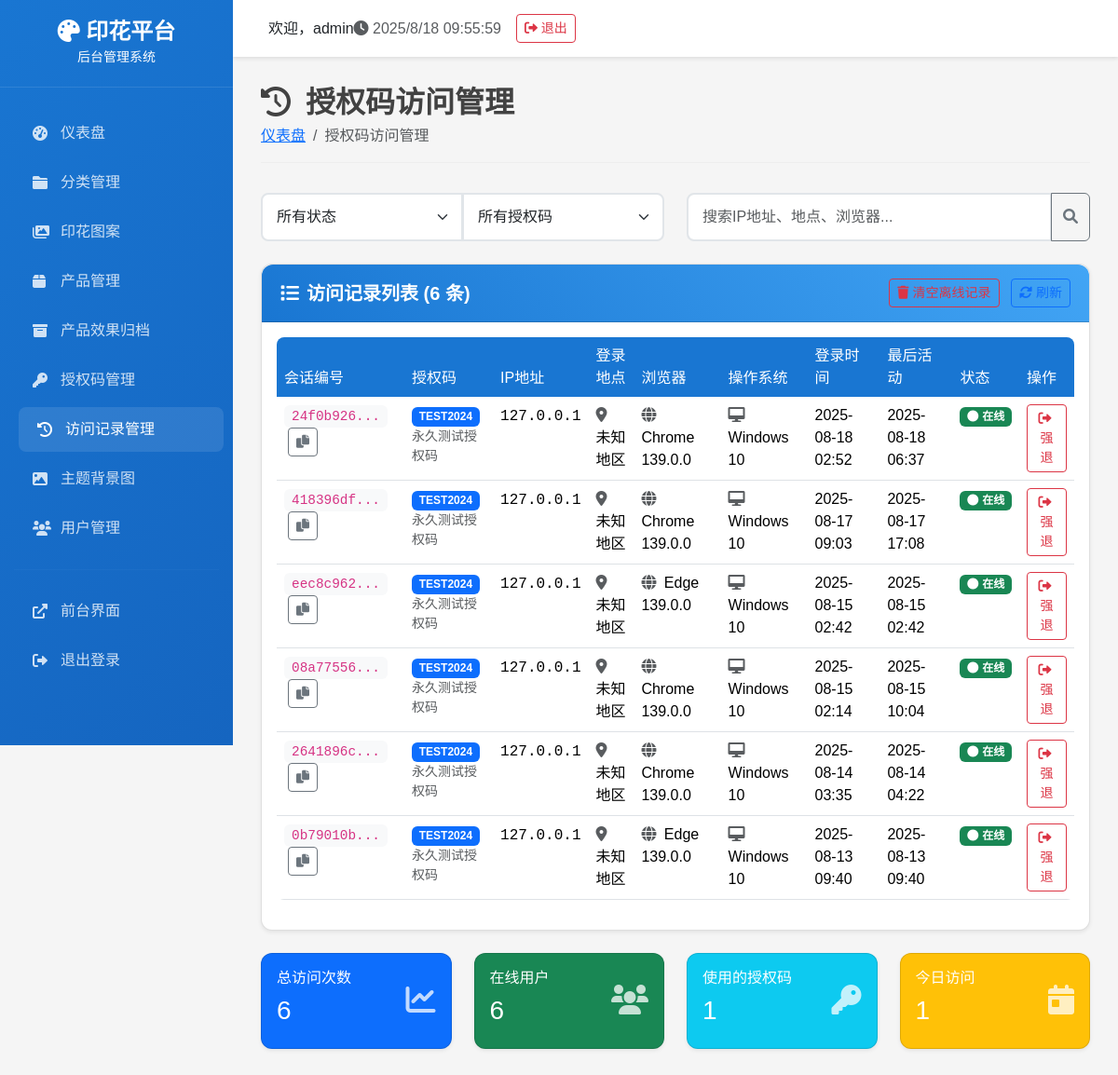
/admin/access-logs/ (signed in), run on an earlier commit of the app's database.
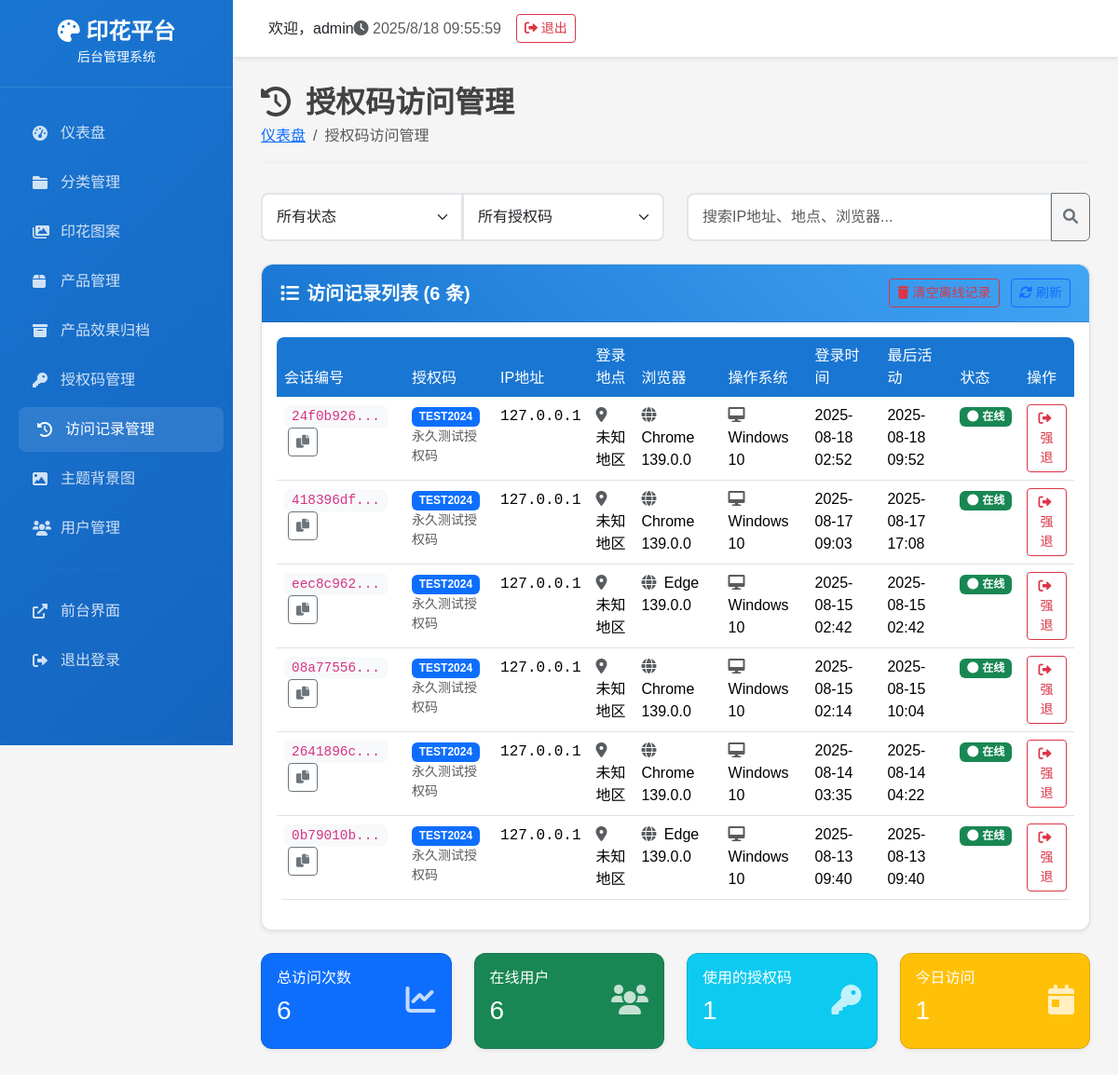
And on a later commit of the database.
### tables this page shows
CREATE TABLE access_logs (
        id INTEGER PRIMARY KEY AUTOINCREMENT,
        session_id TEXT NOT NULL,
        access_code TEXT NOT NULL,
        ip_address TEXT,
        location TEXT,
        browser TEXT,
        operating_system TEXT,
        login_time DATETIME DEFAULT CURRENT_TIMESTAMP,
        last_activity DATETIME DEFAULT CURRENT_TIMESTAMP,
        is_active BOOLEAN DEFAULT 1,
        logout_time DATETIME,
        FOREIGN KEY (access_code) REFERENCES access_codes (code)
    );

CREATE TABLE access_codes (
            id INTEGER PRIMARY KEY AUTOINCREMENT,
            code TEXT NOT NULL UNIQUE,
            description TEXT,
            start_date DATETIME,
            end_date DATETIME,
            is_active BOOLEAN DEFAULT 1,
            created_time DATETIME DEFAULT CURRENT_TIMESTAMP,
            usage_count INTEGER DEFAULT 0
        , expires_at DATETIME, max_uses INTEGER, used_count INTEGER DEFAULT 0);

### routes/admin/admin_access_logs_route.py (the view)
    def decorated_function(*args, **kwargs):
        from flask import session
        if 'admin_user_id' not in session:
            return redirect(url_for('login'))
        return f(*args, **kwargs)

### templates/admin/access_logs.html (shortened to what this page needs)
{% extends "admin/base.html" %}
{% block content %}
<div class="page-header">
    <h1><i class="fas fa-history me-3"></i>授权码访问管理</h1>
    <nav aria-label="breadcrumb">
        <ol class="breadcrumb">
            <li class="breadcrumb-item"><a href="{{ url_for('index') }}">仪表盘</a></li>
            <li class="breadcrumb-item active">授权码访问管理</li>
        </ol>
    </nav>
</div>
<div class="row mb-4">
    <div class="col-md-6">
        <div class="input-group">
            <select class="form-select" id="statusFilter">
                <option value="">所有状态</option>
            </select>
            <select class="form-select" id="codeFilter">
                <option value="">所有授权码</option>
                {% set unique_codes = [] %}
            </select>
        </div>
    </div>
    <div class="col-md-6">
        <div class="input-group">
            <input type="text" class="form-control" id="searchInput" placeholder="搜索IP地址、地点、浏览器...">
            <button class="btn btn-outline-secondary" type="button">
                <i class="fas fa-search"></i>
            </button>
        </div>
    </div>
</div>
<div class="card">
    <div class="card-header d-flex justify-content-between align-items-center">
        <h5><i class="fas fa-list me-2"></i>访问记录列表 ({{ access_logs|length }} 条)</h5>
        <div>
            <button class="btn btn-outline-danger btn-sm me-2" onclick="clearOfflineLogs()">
                <i class="fas fa-trash me-1"></i>清空离线记录
            </button>
            <button class="btn btn-outline-primary btn-sm" onclick="refreshLogs()">
                <i class="fas fa-sync-alt me-1"></i>刷新
            </button>
        </div>
    </div>
    <div class="card-body">
        {% if access_logs %}
        <div class="table-responsive">
            <table class="table table-hover">
                <thead>
                    <tr>
                        <th>会话编号</th>
                        <th>授权码</th>
                        <th>IP地址</th>
                        <th>登录地点</th>
                        <th>浏览器</th>
                        <th>操作系统</th>
                        <th>登录时间</th>
                        <th>最后活动</th>
                        <th>状态</th>
                        <th>操作</th>
                    </tr>
                </thead>
                <tbody id="logsTable">
                    {% for log in access_logs %}
                    <tr class="log-item" data-code="{{ log.access_code|lower }}" data-status="{{ log.is_active }}" data-search="{{ (log.ip_address + ' ' + log.location + ' ' + log.browser + ' ' + log.operating_system)|lower }}">
                        <td>
                            <code class="bg-light px-2 py-1 rounded">{{ log.session_id[:8] }}...</code>
                            <button class="btn btn-sm btn-outline-secondary ms-1" onclick="copyToClipboard('{{ log.session_id }}')">
                                <i class="fas fa-copy"></i>
                            </button>
                        </td>
                        <td>
                            <span class="badge bg-primary">{{ log.access_code }}</span>
                            {% if log.code_description %}
                                <small class="text-muted d-block">{{ log.code_description }}</small>
                            {% endif %}
                        </td>
                        <td>
                            <span class="text-monospace">{{ log.ip_address or '未知' }}</span>
                        </td>
                        <td>
                            <i class="fas fa-map-marker-alt text-muted me-1"></i>
                            {{ log.location or '未知地区' }}
                        </td>
                        <td>
                            <i class="fas fa-globe text-muted me-1"></i>
                            {{ log.browser or '未知浏览器' }}
                        </td>
                        <td>
                            <i class="fas fa-desktop text-muted me-1"></i>
                            {{ log.operating_system or '未知系统' }}
                        </td>
                        <td>
                            {% if log.login_time %}
                                {% if log.login_time is string %}
                                    {{ log.login_time[:16] }}
                                {% else %}
                                    {{ log.login_time.strftime('%Y-%m-%d %H:%M') }}
                                {% endif %}
                            {% else %}
                                未知
                            {% endif %}
                        </td>
                        <td>
                            {% if log.last_activity %}
                                {% if log.last_activity is string %}
                                    {{ log.last_activity[:16] }}
                                {% else %}
                                    {{ log.last_activity.strftime('%Y-%m-%d %H:%M') }}
                                {% endif %}
                            {% else %}
                                未知
                            {% endif %}
                        </td>
                        <td>
                            {% if log.is_active %}
                                <span class="badge bg-success">
                                    <i class="fas fa-circle me-1"></i>在线
                                </span>
                            {% endif %}
                        </td>
                        <td>
                            {% if log.is_active %}
                                <button class="btn btn-sm btn-outline-danger" onclick="forceLogout({{ log.id }})">
                                    <i class="fas fa-sign-out-alt me-1"></i>强退
                                </button>
                            {% else %}
                                <span class="text-muted">已离线</span>
                            {% endif %}
                        </td>
                    </tr>
                    {% endfor %}
                </tbody>
            </table>
        </div>
        {% else %}
        <div class="text-center py-5">
            <i class="fas fa-history fa-3x text-muted mb-3"></i>
            <h5 class="text-muted">暂无访问记录</h5>
            <p class="text-muted">当用户通过授权码登录时，访问记录将显示在这里</p>
        </div>
        {% endif %}
    </div>
</div>
<div class="row mt-4">
    <div class="col-md-3">
        <div class="card bg-primary text-white">
            <div class="card-body">
                <div class="d-flex justify-content-between">
                    <div>
                        <h6 class="card-title">总访问次数</h6>
                        <h3>{{ access_logs|length }}</h3>
                    </div>
                    <div class="align-self-center">
                        <i class="fas fa-chart-line fa-2x opacity-75"></i>
                    </div>
                </div>
            </div>
        </div>
    </div>
    <div class="col-md-3">
        <div class="card bg-success text-white">
            <div class="card-body">
                <div class="d-flex justify-content-between">
                    <div>
                        <h6 class="card-title">在线用户</h6>
                        <h3 id="onlineCount">0</h3>
                    </div>
                    <div class="align-self-center">
                        <i class="fas fa-users fa-2x opacity-75"></i>
                    </div>
                </div>
            </div>
        </div>
    </div>
    <div class="col-md-3">
        <div class="card bg-info text-white">
            <div class="card-body">
                <div class="d-flex justify-content-between">
                    <div>
                        <h6 class="card-title">使用的授权码</h6>
                        <h3 id="uniqueCodesCount">0</h3>
                    </div>
                    <div class="align-self-center">
                        <i class="fas fa-key fa-2x opacity-75"></i>
                    </div>
                </div>
            </div>
        </div>
    </div>
    <div class="col-md-3">
        <div class="card bg-warning text-white">
            <div class="card-body">
                <div class="d-flex justify-content-between">
                    <div>
                        <h6 class="card-title">今日访问</h6>
                        <h3 id="todayCount">0</h3>
                    </div>
                    <div class="align-self-center">
                        <i class="fas fa-calendar-day fa-2x opacity-75"></i>
                    </div>
                </div>
            </div>
        </div>
    </div>
</div>
{% endblock %}

### templates/admin/base.html (shortened to what this page needs)
<!DOCTYPE html>
<html lang="zh-CN">
<head>
    <link href="https://cdn.staticfile.net/bootstrap/5.3.2/css/bootstrap.min.css" rel="stylesheet">
    <link href="https://cdnjs.cloudflare.com/ajax/libs/font-awesome/6.0.0/css/all.min.css" rel="stylesheet">
</head>
<body>
    <div class="sidebar">
        <div class="logo">
            <h4><i class="fas fa-palette"></i> 印花平台</h4>
            <small>后台管理系统</small>
        </div>
        <nav class="nav-menu">
            <div class="nav-item">
                    <a href="{{ url_for('index') }}" class="nav-link {% if request.endpoint == 'index' %}active{% endif %}">
                    <i class="fas fa-tachometer-alt"></i>
                    <span>仪表盘</span>
                </a>
            </div>
            <div class="nav-item">
                <a href="{{ url_for('admin_categories.categories') }}" class="nav-link {% if request.endpoint == 'admin_categories.categories' %}active{% endif %}">
                    <i class="fas fa-folder"></i>
                    分类管理
                </a>
            </div>
            <div class="nav-item">
                <a href="{{ url_for('admin_patterns.patterns') }}" class="nav-link {% if request.endpoint == 'admin_patterns.patterns' %}active{% endif %}">
                    <i class="fas fa-images"></i>
                    印花图案
                </a>
            </div>
            <div class="nav-item">
                <a href="{{ url_for('admin_products.products') }}" class="nav-link {% if request.endpoint == 'admin_products.products' %}active{% endif %}">
                    <i class="fas fa-box"></i>
                    产品管理
                </a>
            </div>
            <div class="nav-item">
                <a href="{{ url_for('admin_product_archives.product_archives') }}" class="nav-link {% if request.endpoint == 'admin_product_archives.product_archives' %}active{% endif %}">
                    <i class="fas fa-archive"></i>
                    产品效果归档
                </a>
            </div>
            <div class="nav-item">
                <a href="{{ url_for('admin_access_codes.access_codes') }}" class="nav-link {% if request.endpoint == 'admin_access_codes.access_codes' %}active{% endif %}">
                    <i class="fas fa-key"></i>
                    <span>授权码管理</span>
                </a>
            </div>
            <div class="nav-item">
                <a href="{{ url_for('admin_access_logs.access_logs') }}" class="nav-link {% if request.endpoint == 'admin_access_logs.access_logs' %}active{% endif %}">
                    <i class="fas fa-history"></i>
                    访问记录管理
                </a>
            </div>
            <div class="nav-item">
                <a href="{{ url_for('admin_theme_backgrounds.theme_backgrounds') }}" class="nav-link {% if request.endpoint == 'admin_theme_backgrounds.theme_backgrounds' %}active{% endif %}">
                    <i class="fas fa-image"></i>
                    <span>主题背景图</span>
                </a>
            </div>
            <div class="nav-item">
                <a href="{{ url_for('admin_users.users') }}" class="nav-link {% if request.endpoint == 'admin_users.users' %}active{% endif %}">
                    <i class="fas fa-users"></i>
                    用户管理
                </a>
            </div>
            <hr style="border-color: rgba(255,255,255,0.1); margin: 20px 15px;">
            <div class="nav-item">
                <a href="http://localhost:5000" class="nav-link" target="_blank">
                    <i class="fas fa-external-link-alt"></i>
                    <span>前台界面</span>
                </a>
            </div>
            <div class="nav-item">
                <a href="{{ url_for('logout') }}" class="nav-link">
                    <i class="fas fa-sign-out-alt"></i>
                    <span>退出登录</span>
                </a>
            </div>
        </nav>
    </div>
    <div class="main-content">
        <div class="top-navbar">
            <div class="d-flex align-items-center">
                <span class="ms-2">欢迎，{{ session.admin_username or 'Admin' }}</span>
            </div>
            <div class="d-flex align-items-center">
                <span class="text-muted me-3">
                    <i class="fas fa-clock"></i>
                    <span id="current-time"></span>
                </span>
                <a href="{{ url_for('logout') }}" class="btn btn-outline-danger btn-sm">
                    <i class="fas fa-sign-out-alt"></i> 退出
                </a>
            </div>
        </div>
        <div class="content-area">
            {% block content %}{% endblock %}
        </div>
    </div>
</body>
</html>

What changed in the data, as far as the page shows it:
changed access_logs (number 1 of 6 on the later page): last_activity "2025-08-18 06:37" → "2025-08-18 09:52"
